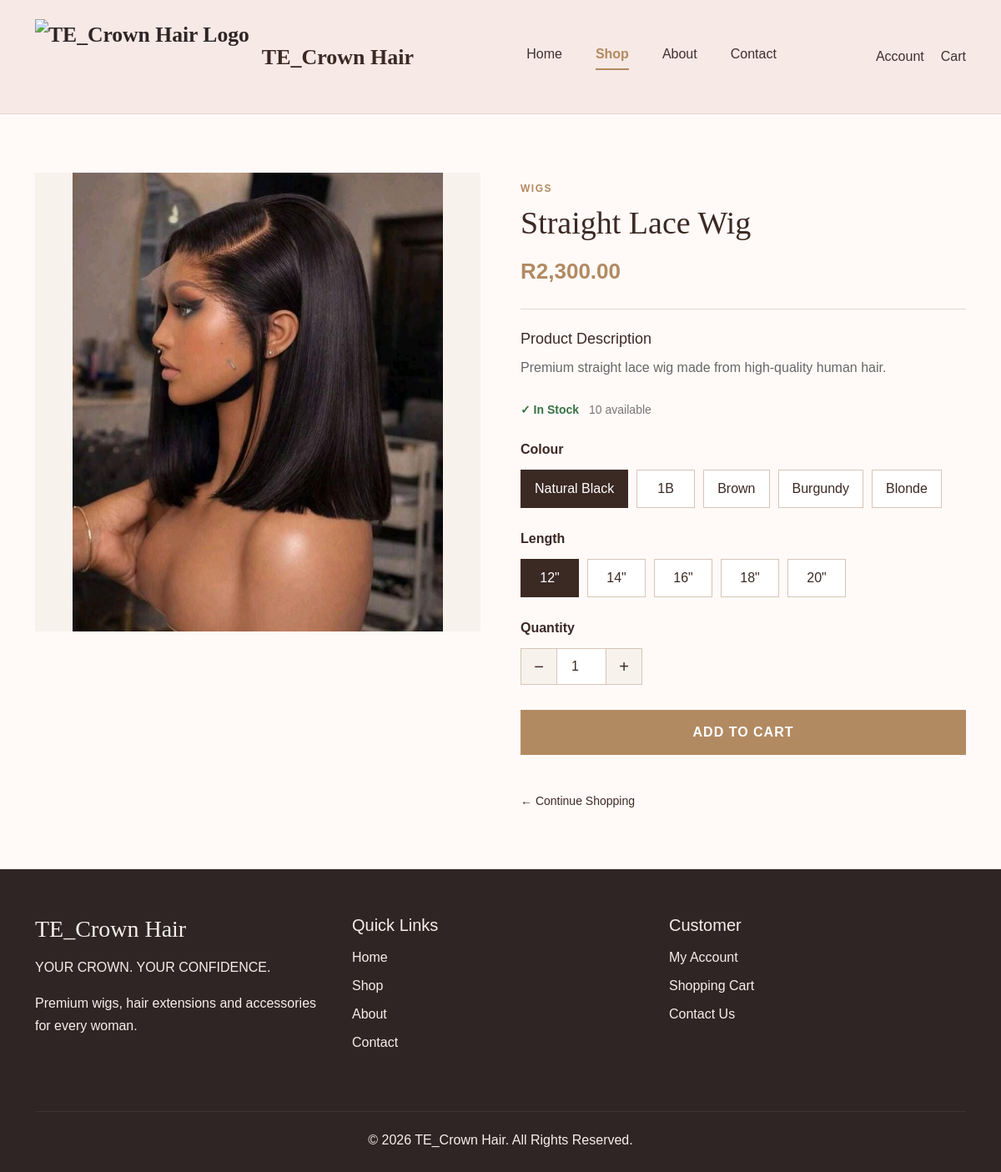
/pages/product.php, run on the app's committed database.
### tables this page shows
CREATE TABLE products (
    id INT AUTO_INCREMENT PRIMARY KEY,

    category_id INT NOT NULL,

    name VARCHAR(150) NOT NULL,

    description TEXT,

    price DECIMAL(10,2) NOT NULL,

    image VARCHAR(255),

    stock INT NOT NULL DEFAULT 0,

    status ENUM('active', 'inactive') NOT NULL DEFAULT 'active',

    created_at TIMESTAMP DEFAULT CURRENT_TIMESTAMP,

    FOREIGN KEY (category_id)
        REFERENCES categories(id)
        ON DELETE RESTRICT
        ON UPDATE CASCADE
);

CREATE TABLE categories (
    id INT AUTO_INCREMENT PRIMARY KEY,

    name VARCHAR(100) NOT NULL UNIQUE,

    description TEXT,

    created_at TIMESTAMP DEFAULT CURRENT_TIMESTAMP
);

### includes/auth.php (called while the page is built, shortened)
<?php
function productImageUrl($name) {
 $name=basename((string)$name);
 return $name && is_file(__DIR__.'/../assets/images/products/'.$name) ? '/assets/images/products/'.rawurlencode($name) : '/assets/images/logo/logo.png';
}

### pages/product.php (the view, shortened to what this page needs)
<?php
include '../includes/header.php';
include '../includes/navbar.php';
$productId = isset($_GET['id'])
    ? (int) $_GET['id']
    : 1;
$stmt = $conn->prepare("
    SELECT
        products.id,
        products.name,
        products.description,
        products.price,
        products.image,
        products.stock,
        products.status,
        categories.name AS category_name
    FROM products
    INNER JOIN categories
        ON products.category_id = categories.id
    WHERE products.id = ?
    AND products.status = 'active'
    LIMIT 1
");
$stmt->bind_param(
    "i",
    $productId
);
$stmt->execute();
$result = $stmt->get_result();
$product = $result->fetch_assoc();
    ?>
    <?php
$productName =
    $product['name'];
$productDescription =
    $product['description'];
$productPrice =
    (float) $product['price'];
$productImage =
    $product['image'];
$productStock =
    (int) $product['stock'];
$productCategory =
    $product['category_name'];
$productCategorySlug =
    strtolower(
        str_replace(
            ' ',
            '-',
            trim($productCategory)
        )
    );
?>
<main>
    <section class="product-details-section">
        <div class="container">
            <div class="row g-5 align-items-start">
                <div class="col-lg-6">
                    <div class="product-details-image">
                        <?php if (!empty($productImage)): ?>
                            <img
                                src="<?php echo htmlspecialchars(productImageUrl($productImage)); ?>"
                                alt="<?php echo htmlspecialchars($productName); ?>"
                                class="product-main-image"
                            >
                        <?php else: ?>
                            <span>
                                No Image Available
                            </span>
                        <?php endif; ?>
                    </div>
                </div>
                <div class="col-lg-6">
                    <div class="product-details-info">
                        <p class="product-category">
                            <?php
                            echo htmlspecialchars(
                                strtoupper(
                                    $productCategory
                                )
                            );
                            ?>
                        </p>
                        <h1>
                            <?php
                            echo htmlspecialchars(
                                $productName
                            );
                            ?>
                        </h1>
                        <p class="product-details-price">
                            R<?php
                            echo number_format(
                                $productPrice,
                                2
                            );
                            ?>
                        </p>
                        <div class="product-description">
                            <h3>
                                Product Description
                            </h3>
                            <p>
                                <?php
                                echo nl2br(
                                    htmlspecialchars(
                                        $productDescription
                                    )
                                );
                                ?>
                            </p>
                        </div>
                        <div class="product-stock">
                            <?php if ($productStock > 0): ?>
                                <span class="stock-available">
                                    ✓ In Stock
                                </span>
                                <span>
                                    <?php echo $productStock; ?>
                                    available
                                </span>
                            <?php else: ?>
                                <span class="stock-unavailable">
                                    Out of Stock
                                </span>
                            <?php endif; ?>
                        </div>
                        <?php if ($productStock > 0): ?>
                            <?php if ($productCategorySlug === 'wigs'): ?>
                                <div class="product-option-section">
                                    <label>
                                        Colour
                                    </label>
                                    <div class="product-options">
                                        <button
                                            type="button"
                                            class="product-option colour-option selected"
                                            data-value="Natural Black"
                                        >
                                            Natural Black
                                        </button>
                                        <button
                                            type="button"
                                            class="product-option colour-option"
                                            data-value="1B"
                                        >
                                            1B
                                        </button>
                                        <button
                                            type="button"
                                            class="product-option colour-option"
                                            data-value="Brown"
                                        >
                                            Brown
                                        </button>
                                        <button
                                            type="button"
                                            class="product-option colour-option"
                                            data-value="Burgundy"
                                        >
                                            Burgundy
                                        </button>
                                        <button
                                            type="button"
                                            class="product-option colour-option"
                                            data-value="Blonde"
                                        >
                                            Blonde
                                        </button>
                                    </div>
                                </div>
                                <div class="product-option-section">
                                    <label>
                                        Length
                                    </label>
                                    <div class="product-options">
                                        <button
                                            type="button"
                                            class="product-option length-option selected"
                                            data-value="12"
                                        >
                                            12"
                                        </button>
                                        <button
                                            type="button"
                                            class="product-option length-option"
                                            data-value="14"
                                        >
                                            14"
                                        </button>
                                        <button
                                            type="button"
                                            class="product-option length-option"
                                            data-value="16"
                                        >
                                            16"
                                        </button>
                                        <button
                                            type="button"
                                            class="product-option length-option"
                                            data-value="18"
                                        >
                                            18"
                                        </button>
                                        <button
                                            type="button"
                                            class="product-option length-option"
                                            data-value="20"
                                        >
                                            20"
                                        </button>
                                    </div>
                                </div>
                            <?php endif; ?>
                            <div class="product-option-section">
                                <label>
                                    Quantity
                                </label>
                                <div class="quantity-control">
                                    <button
                                        type="button"
                                        onclick="decreaseQuantity()"
                                    >
                                        −
                                    </button>
                                    <input
                                        type="number"
                                        id="quantity"
                                        value="1"
                                        min="1"
                                        max="<?php echo $productStock; ?>"
                                    >
                                    <button
                                        type="button"
                                        onclick="increaseQuantity()"
                                    >
                                        +
                                    </button>
                                </div>
                            </div>
                            <button
                                type="button"
                                class="details-cart-button"
                                id="detailsAddToCart"
                            >
                                ADD TO CART
                            </button>
                        <?php endif; ?>
                        <a
                            href="/pages/shop.php"
                            class="back-to-shop-link"
                        >
                            ← Continue Shopping
                        </a>
                    </div>
                </div>
            </div>
        </div>
    </section>
</main>
<?php
include '../includes/footer.php';
?>

### assets/css/style.css (style rules this page uses)
* { margin: 0; padding: 0; box-sizing: border-box; }
body { font-family: Arial, sans-serif; background-color: #fffaf8; color: #3d3030; }
.product-category { color: #b88468; font-size: 0.7rem; font-weight: bold; letter-spacing: 2px; margin-bottom: 8px; }
.product-details-section { padding: 80px 0; background-color: #fffaf8; }
.product-details-image { width: 100%; }
.product-details-info { padding-top: 10px; }
.product-details-info h1 { font-family: Georgia, serif; font-size: 3rem; margin-bottom: 15px; }
.product-details-price { color: #a87964; font-size: 1.5rem; font-weight: bold; margin-bottom: 15px; }
.product-description { color: #6d5c56; line-height: 1.8; margin-bottom: 25px; }
.quantity-control { display: flex; width: 150px; border: 1px solid #d9c4ba; }
.quantity-control button { width: 45px; border: none; background-color: #f8eeea; color: #4b3a34; font-size: 1.2rem; cursor: pointer; }
.quantity-control input { width: 60px; border: none; border-left: 1px solid #d9c4ba; border-right: 1px solid #d9c4ba; text-align: center; outline: none; }
.details-cart-button { width: 100%; padding: 15px; border: none; background-color: #c69b7b; color: white; font-weight: bold; letter-spacing: 1px; cursor: pointer; transition: 0.3s; margin-bottom: 25px; }
.product-category { margin-bottom: 5px; font-size: 12px; letter-spacing: 1.5px; color: #b28a62; font-weight: 600; }
.product-details-image { width: 100%; min-height: 550px; background: #f8f2ed; display: flex; align-items: center; justify-content: center; overflow: hidden; }
.product-main-image { width: 100%; height: 550px; object-fit: contain; object-position: center; display: block; }
.product-option-section { margin-top: 25px; }
.product-option-section > label { display: block; margin-bottom: 12px; font-weight: 600; color: #3b2924; }
.product-options { display: flex; flex-wrap: wrap; gap: 10px; }
.product-option { min-width: 70px; padding: 10px 16px; background: #ffffff; border: 1px solid #d8c4b7; color: #3b2924; cursor: pointer; transition: background 0.2s, color 0.2s, border-color 0.2s; }
.product-option.selected { background: #3b2924; color: #ffffff; border-color: #3b2924; }
.details-cart-button { width: 100%; margin-top: 30px; padding: 15px 20px; border: none; background: #b28a62; color: #ffffff; font-weight: 600; cursor: pointer; transition: background 0.2s, color 0.2s; }
.product-details-section { padding: 70px 0; }
.product-details-info h1 { margin: 10px 0 15px; color: #3b2924; font-size: 38px; }
.product-details-price { font-size: 26px; font-weight: 600; color: #b28a62; margin-bottom: 25px; }
.product-description { margin-top: 25px; padding-top: 25px; border-top: 1px solid #e3d5cd; }
.product-description h3 { color: #3b2924; font-size: 18px; margin-bottom: 10px; }
.product-description p { color: #666; line-height: 1.8; }
.product-stock { display: flex; align-items: center; gap: 12px; margin-top: 20px; color: #777; font-size: 14px; }
.stock-available { color: #357344; font-weight: 600; }
.quantity-control { display: flex; align-items: center; width: fit-content; border: 1px solid #d8c4b7; }
.quantity-control button { width: 42px; height: 42px; border: none; background: #f8f2ed; color: #3b2924; font-size: 20px; cursor: pointer; }
.quantity-control input { width: 60px; height: 42px; border: none; border-left: 1px solid #d8c4b7; border-right: 1px solid #d8c4b7; text-align: center; color: #3b2924; }
.back-to-shop-link { display: inline-block; margin-top: 20px; color: #3b2924; text-decoration: none; font-size: 14px; }

### data on the page
products: image (picture), category.name "WIGS", name "Straight Lace Wig", price "2,300.00", description "Premium straight lace wig made from high-quality human hair.", stock "10"
